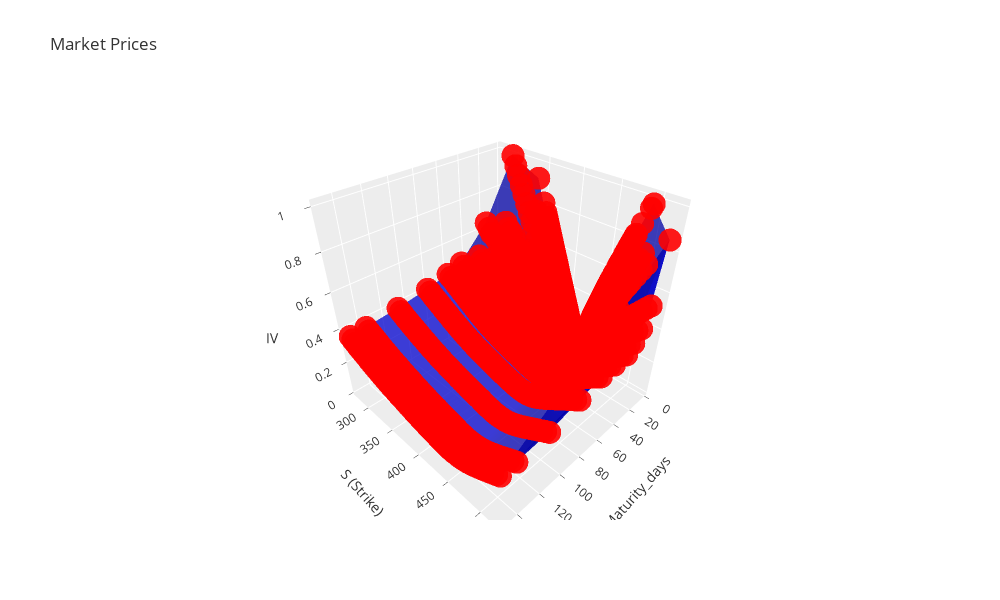

The notebook cell saved with this chart:
### Markdown cell above
#### As we can see, there are some jumps in IVs, which should not occur. We'll handle it shortly when doing interpolation and optional filtering

### Code cell
plot_3D(df_parity_mask, unique_parameter = "Maturity_days",z_column = "IV")

### Figure 1 — Plotly figure (JSON) as saved in the notebook; plotly's stock layout.template omitted (floating-point values rounded to 4 significant figures; data arrays with more than 128 entries replaced by an {"elided": "..."} marker saying what was removed)
{"data": [{"color": "mediumblue", "colorscale": [[0, "#440154"], [0.1111, "#482878"], [0.2222, "#3e4989"], [0.3333, "#31688e"], [0.4444, "#26828e"], [0.5556, "#1f9e89"], [0.6667, "#35b779"], [0.7778, "#6ece58"], [0.8889, "#b5de2b"], [1, "#fde725"]], "opacity": 0.75, "type": "mesh3d", "x": {"elided": "2136 int values"}, "y": {"elided": "2136 float values"}, "z": {"elided": "2136 float values"}}, {"marker": {"color": "red"}, "mode": "markers", "opacity": 0.9, "type": "scatter3d", "x": {"elided": "2136 int values"}, "y": {"elided": "2136 float values"}, "z": {"elided": "2136 float values"}}], "layout": {"height": 600, "scene": {"bgcolor": "white", "xaxis": {"title": {"text": "Maturity_days"}}, "yaxis": {"title": {"text": "S (Strike)"}}, "zaxis": {"title": {"text": "IV "}}}, "title": {"text": "Market Prices"}, "width": 1000}}
